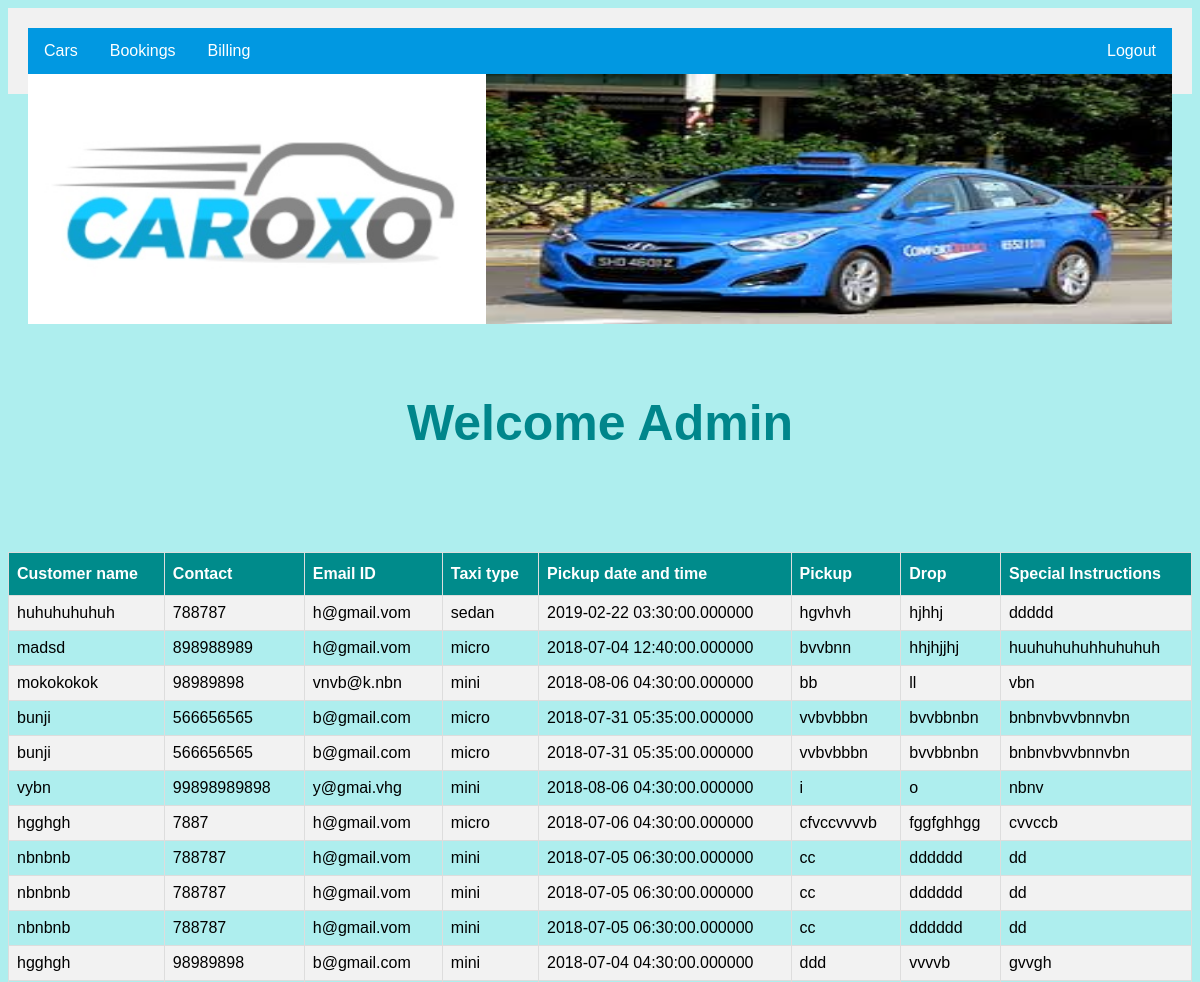
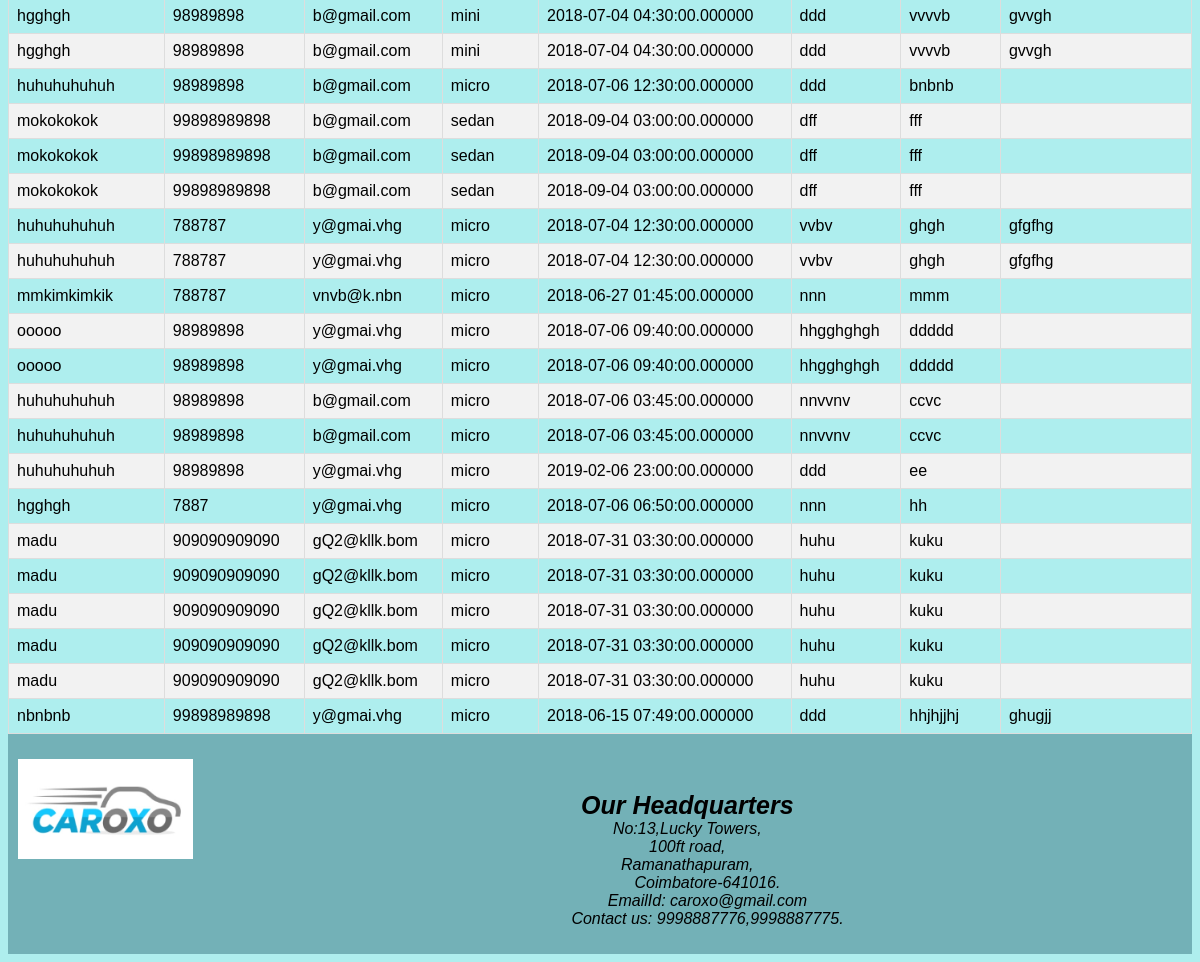
The page /bookings.php on the database its author committed (2 pictures, top to bottom).
### tables this page shows
CREATE TABLE `bookings` (
  `sno` int(10) NOT NULL,
  `customername` varchar(100) NOT NULL,
  `contact` varchar(15) NOT NULL,
  `emailid` varchar(50) NOT NULL,
  `taxitype` varchar(10) NOT NULL,
  `dateandtime` datetime(6) NOT NULL,
  `pickup` varchar(100) NOT NULL,
  `droplocation` varchar(100) NOT NULL,
  `specialinstructions` varchar(500) NOT NULL
);

### bookings.php (the view, shortened to what this page needs)
<!DOCTYPE html>
<html>
<head>
  <link rel="stylesheet" href="styling.css">
</head>
<body>
  <?php include 'admin.php';
$servername = "localhost";
$username = "root";
$psw = "";
$dbname = "caroxo";
$con2 = new mysqli($servername, $username, $psw, $dbname);
$sql2= "SELECT * from bookings";
$res2 = mysqli_query($con2, $sql2);
echo "<table id='customers'> <tr><th>Customer name</th>
  <th>Contact</th>
  <th>Email ID</th>
  <th>Taxi type</th>
  <th>Pickup date and time</th>
  <th>Pickup</th>
  <th>Drop</th>
  <th>Special Instructions</th>
  </tr>";
while($val2 = mysqli_fetch_row($res2))
{
  echo " <tr><td>", $val2[1],"</td>
  <td>", $val2[2],"</td>
  <td>", $val2[3],"</td>
  <td>", $val2[4],"</td>
  <td>", $val2[5],"</td>
  <td>", $val2[6],"</td>
  <td>", $val2[7],"</td>
  <td>", $val2[8],"</td></tr>";
}
echo "</table>";
?>
<?php include 'footer.php'; ?>
</body></html>

### styling.css (style rules this page uses)
body { font-family: Arial, Helvetica, sans-serif; background-color: #aeeeee; }
* { box-sizing: border-box }

### bookings.php (style rules this page uses)
#customers { font-family: "Trebuchet MS", Arial, Helvetica, sans-serif; border-collapse: collapse; width: 100%; }
#customers td, #customers th { border: 1px solid #ddd; padding: 8px; }
#customers tr:nth-child(even) { background-color: #f2f2f2; }
#customers th { padding-top: 12px; padding-bottom: 12px; text-align: left; background-color: #008b8b; color: white; }

### rows shown on the page
bookings: customername "huhuhuhuhuh", contact "788787", emailid "h@gmail.vom", taxitype "sedan", dateandtime "2019-02-22 03:30:00.000000", pickup "hgvhvh", droplocation "hjhhj", specialinstructions "ddddd"
bookings: customername "madsd", contact "898988989", emailid "h@gmail.vom", taxitype "micro", dateandtime "2018-07-04 12:40:00.000000", pickup "bvvbnn", droplocation "hhjhjjhj", specialinstructions "huuhuhuhuhhuhuhuh"
bookings: customername "mokokokok", contact "98989898", emailid "vnvb@k.nbn", taxitype "mini", dateandtime "2018-08-06 04:30:00.000000", pickup "bb", droplocation "ll", specialinstructions "vbn"
bookings: customername "bunji", contact "566656565", emailid "b@gmail.com", taxitype "micro", dateandtime "2018-07-31 05:35:00.000000", pickup "vvbvbbbn", droplocation "bvvbbnbn", specialinstructions "bnbnvbvvbnnvbn"
bookings: customername "bunji", contact "566656565", emailid "b@gmail.com", taxitype "micro", dateandtime "2018-07-31 05:35:00.000000", pickup "vvbvbbbn", droplocation "bvvbbnbn", specialinstructions "bnbnvbvvbnnvbn"
bookings: customername "vybn", contact "99898989898", emailid "y@gmai.vhg", taxitype "mini", dateandtime "2018-08-06 04:30:00.000000", pickup "i", droplocation "o", specialinstructions "nbnv"
bookings: customername "hgghgh", contact "7887", emailid "h@gmail.vom", taxitype "micro", dateandtime "2018-07-06 04:30:00.000000", pickup "cfvccvvvvb", droplocation "fggfghhgg", specialinstructions "cvvccb"
bookings: customername "nbnbnb", contact "788787", emailid "h@gmail.vom", taxitype "mini", dateandtime "2018-07-05 06:30:00.000000", pickup "cc", droplocation "dddddd", specialinstructions "dd"
bookings: customername "nbnbnb", contact "788787", emailid "h@gmail.vom", taxitype "mini", dateandtime "2018-07-05 06:30:00.000000", pickup "cc", droplocation "dddddd", specialinstructions "dd"
bookings: customername "nbnbnb", contact "788787", emailid "h@gmail.vom", taxitype "mini", dateandtime "2018-07-05 06:30:00.000000", pickup "cc", droplocation "dddddd", specialinstructions "dd"
bookings: customername "hgghgh", contact "98989898", emailid "b@gmail.com", taxitype "mini", dateandtime "2018-07-04 04:30:00.000000", pickup "ddd", droplocation "vvvvb", specialinstructions "gvvgh"
bookings: customername "hgghgh", contact "98989898", emailid "b@gmail.com", taxitype "mini", dateandtime "2018-07-04 04:30:00.000000", pickup "ddd", droplocation "vvvvb", specialinstructions "gvvgh"
bookings: customername "hgghgh", contact "98989898", emailid "b@gmail.com", taxitype "mini", dateandtime "2018-07-04 04:30:00.000000", pickup "ddd", droplocation "vvvvb", specialinstructions "gvvgh"
bookings: customername "huhuhuhuhuh", contact "98989898", emailid "b@gmail.com", taxitype "micro", dateandtime "2018-07-06 12:30:00.000000", pickup "ddd", droplocation "bnbnb"
bookings: customername "mokokokok", contact "99898989898", emailid "b@gmail.com", taxitype "sedan", dateandtime "2018-09-04 03:00:00.000000", pickup "dff", droplocation "fff"
bookings: customername "mokokokok", contact "99898989898", emailid "b@gmail.com", taxitype "sedan", dateandtime "2018-09-04 03:00:00.000000", pickup "dff", droplocation "fff"
bookings: customername "mokokokok", contact "99898989898", emailid "b@gmail.com", taxitype "sedan", dateandtime "2018-09-04 03:00:00.000000", pickup "dff", droplocation "fff"
bookings: customername "huhuhuhuhuh", contact "788787", emailid "y@gmai.vhg", taxitype "micro", dateandtime "2018-07-04 12:30:00.000000", pickup "vvbv", droplocation "ghgh", specialinstructions "gfgfhg"
bookings: customername "huhuhuhuhuh", contact "788787", emailid "y@gmai.vhg", taxitype "micro", dateandtime "2018-07-04 12:30:00.000000", pickup "vvbv", droplocation "ghgh", specialinstructions "gfgfhg"
bookings: customername "mmkimkimkik", contact "788787", emailid "vnvb@k.nbn", taxitype "micro", dateandtime "2018-06-27 01:45:00.000000", pickup "nnn", droplocation "mmm"
bookings: customername "ooooo", contact "98989898", emailid "y@gmai.vhg", taxitype "micro", dateandtime "2018-07-06 09:40:00.000000", pickup "hhgghghgh", droplocation "ddddd"
bookings: customername "ooooo", contact "98989898", emailid "y@gmai.vhg", taxitype "micro", dateandtime "2018-07-06 09:40:00.000000", pickup "hhgghghgh", droplocation "ddddd"
bookings: customername "huhuhuhuhuh", contact "98989898", emailid "b@gmail.com", taxitype "micro", dateandtime "2018-07-06 03:45:00.000000", pickup "nnvvnv", droplocation "ccvc"
bookings: customername "huhuhuhuhuh", contact "98989898", emailid "b@gmail.com", taxitype "micro", dateandtime "2018-07-06 03:45:00.000000", pickup "nnvvnv", droplocation "ccvc"
bookings: customername "huhuhuhuhuh", contact "98989898", emailid "y@gmai.vhg", taxitype "micro", dateandtime "2019-02-06 23:00:00.000000", pickup "ddd", droplocation "ee"
bookings: customername "hgghgh", contact "7887", emailid "y@gmai.vhg", taxitype "micro", dateandtime "2018-07-06 06:50:00.000000", pickup "nnn", droplocation "hh"
bookings: customername "madu", contact "909090909090", emailid "gQ2@kllk.bom", taxitype "micro", dateandtime "2018-07-31 03:30:00.000000", pickup "huhu", droplocation "kuku"
bookings: customername "madu", contact "909090909090", emailid "gQ2@kllk.bom", taxitype "micro", dateandtime "2018-07-31 03:30:00.000000", pickup "huhu", droplocation "kuku"
bookings: customername "madu", contact "909090909090", emailid "gQ2@kllk.bom", taxitype "micro", dateandtime "2018-07-31 03:30:00.000000", pickup "huhu", droplocation "kuku"
bookings: customername "madu", contact "909090909090", emailid "gQ2@kllk.bom", taxitype "micro", dateandtime "2018-07-31 03:30:00.000000", pickup "huhu", droplocation "kuku"
bookings: customername "madu", contact "909090909090", emailid "gQ2@kllk.bom", taxitype "micro", dateandtime "2018-07-31 03:30:00.000000", pickup "huhu", droplocation "kuku"
bookings: customername "nbnbnb", contact "99898989898", emailid "y@gmai.vhg", taxitype "micro", dateandtime "2018-06-15 07:49:00.000000", pickup "ddd", droplocation "hhjhjjhj", specialinstructions "ghugjj"
